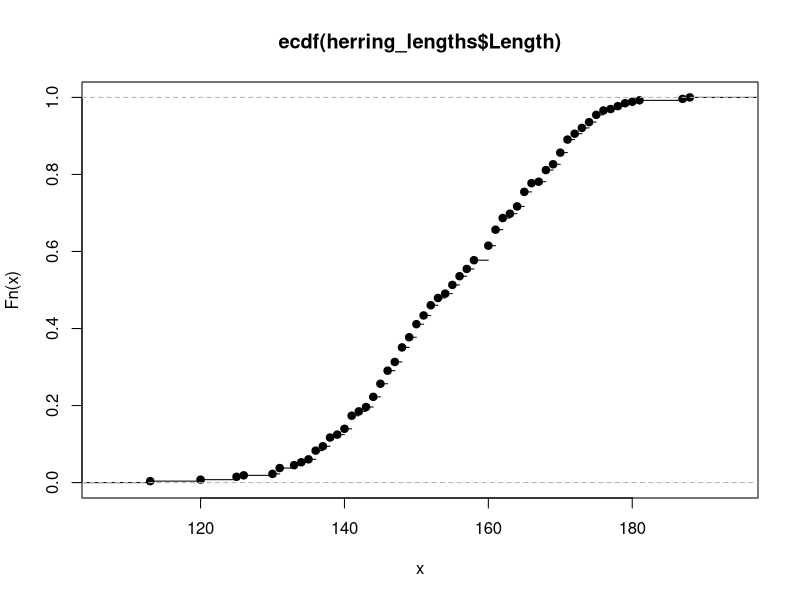
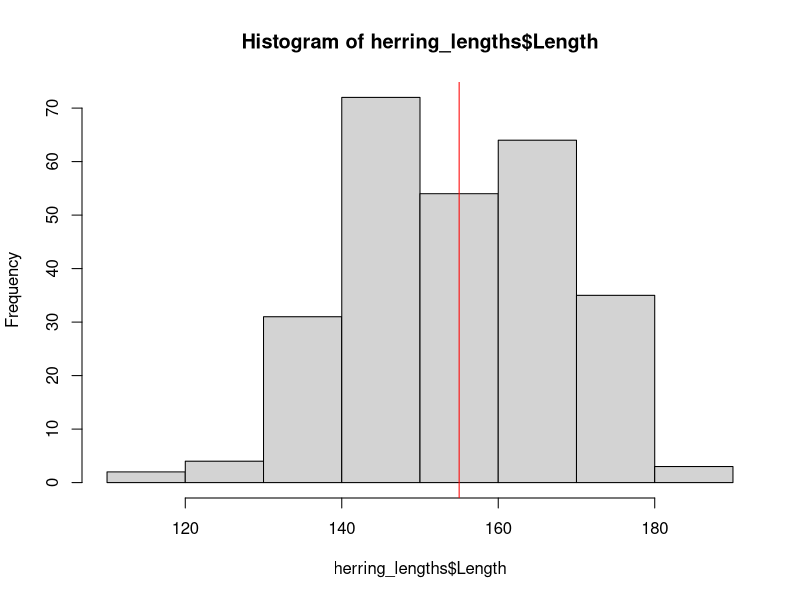

Generate these figures, in order, with R: (Note: this script raises an error after producing the figures.)
## Distributions
## August 2022

library(plyr)
library(tidyverse)

#### Fish length distribution ####

setwd("~/UW Summer 2022/R Scripts")
herring_lengths <- read.csv("Herring_lengths.csv")

plot(ecdf(herring_lengths$Length))

vector_lengths <- herring_lengths$Length
mean_length <- mean(vector_lengths)

hist(herring_lengths$Length, breaks = 10)
abline(v = mean_length, col = "red")

# weighted_lengths <- as.data.frame(count(herring_lengths$Length))
# weighted.mean(weighted_lengths$x, weighted_lengths$freq)

#### Default school distribution - INDIVIDUALLY ####

setwd("~/UW Summer 2022/R Scripts")
school_default <- read.csv("Schools_detection_default.csv")

### All

## Weighted mean

weighted_data_all <- as.data.frame(count(school_default$Total.number.of.schools))
weight_mean_all <- weighted.mean(weighted_data_all$x, weighted_data_all$freq)

## Plot

plot(ecdf(school_default$Total.number.of.schools))
hist(school_default$Total.number.of.schools)
abline(v = weight_mean_all, col = "red")

### Day

day_default <- school_default %>% filter(Type != "Night")

## Weighted mean

weighted_data_day <- as.data.frame(plyr::count(day_default$Total.number.of.schools))
weight_mean_day <- weighted.mean(weighted_data_day$x, weighted_data_day$freq)

## Plot

plot(ecdf(day_default$Total.number.of.schools))
hist(day_default$Total.number.of.schools)
abline(v = weight_mean_day, col = "red")

### Night

night_default <- school_default %>% filter(Type != "Day" & Type != "Repeat")

## Weighted mean

weighted_data_night <- as.data.frame(plyr::count(night_default$Total.number.of.schools))
weight_mean_night <- weighted.mean(weighted_data_night$x, weighted_data_night$freq)

## Plot

plot(ecdf(night_default$Total.number.of.schools))
hist(night_default$Total.number.of.schools)
abline(v = weight_mean_night, col = "red")

#### Default school distribution - BY TRANSECT & DAILY ####

setwd("~/UW Summer 2022/R Scripts")
school_default <- read.csv("Schools_detection_default.csv")

hist(school_default$Total)

## Daily

schools_daily <- c(8, 10, 13, 11, 2, 1, 1, 4, 9, 21, 33, 4, 2, 39, 33, 22)
hist(schools_daily, breaks = 10)

## Transect 2 Day

transect_2 <- school_default %>% filter(Transect == 2) %>%
  filter(Type == "Day" | Type == "Repeat")

hist(transect_2$Total.number.of.schools)

## Transect 3 Day

transect_3 <- school_default %>% filter(Transect == 3) %>%
  filter(Type == "Day" | Type == "Repeat")

hist(transect_3$Total.number.of.schools)

## Transect 4 Day

transect_4 <- school_default %>% filter(Transect == 4) %>%
  filter(Type == "Day" | Type == "Repeat")

hist(transect_4$Total.number.of.schools)

## Transect 2 Night

transect_2_night <- school_default %>% filter(Transect == 2) %>%
  filter(Type == "Night")

hist(transect_2_night$Total.number.of.schools)

## Transect 3 Night

transect_3_night <- school_default %>% filter(Transect == 3) %>%
  filter(Type == "Night")

hist(transect_3_night$Total.number.of.schools)

## Transect 4 Night

transect_4_night <- school_default %>% filter(Transect == 4) %>%
  filter(Type == "Night")

hist(transect_4_night$Total.number.of.schools)
